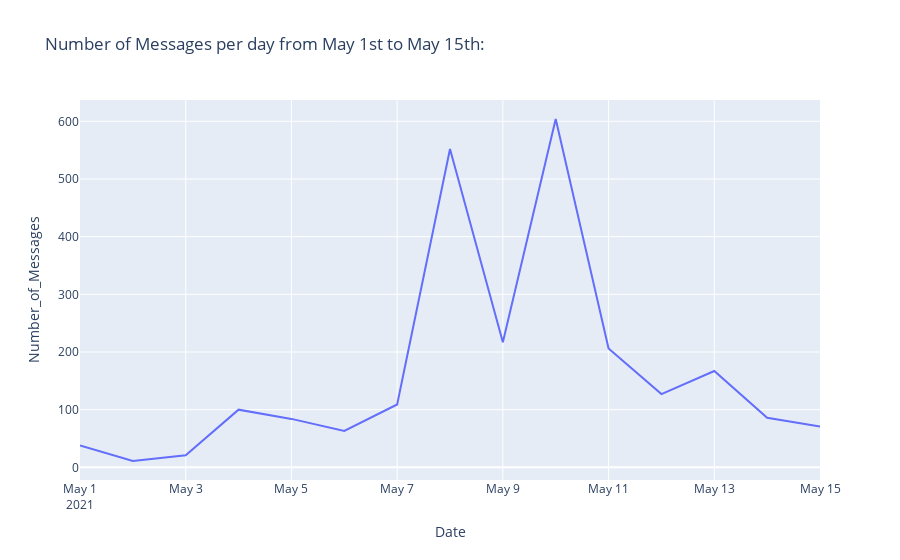

The cell this chart's notebook holds for it:
### Code cell
fig = px.line(df_counts, x=df_counts.Date, y=df_counts.Number_of_Messages, title='Number of Messages per day from May 1st to May 15th:')
fig.show()

### Figure 1 — Plotly figure (JSON) as saved in the notebook; plotly's stock layout.template omitted (floating-point values rounded to 4 significant figures)
{"data": [{"hovertemplate": "Date=%{x}<br>Number_of_Messages=%{y}<extra></extra>", "legendgroup": "", "line": {"color": "#636efa", "dash": "solid"}, "marker": {"symbol": "circle"}, "mode": "lines", "name": "", "orientation": "v", "showlegend": false, "type": "scatter", "x": ["2021-05-01", "2021-05-02", "2021-05-03", "2021-05-04", "2021-05-05", "2021-05-06", "2021-05-07", "2021-05-08", "2021-05-09", "2021-05-10", "2021-05-11", "2021-05-12", "2021-05-13", "2021-05-14", "2021-05-15"], "xaxis": "x", "y": [38, 11, 21, 100, 84, 63, 109, 552, 217, 604, 206, 127, 167, 86, 71], "yaxis": "y"}], "layout": {"legend": {"tracegroupgap": 0}, "title": {"text": "Number of Messages per day from May 1st to May 15th:"}, "xaxis": {"anchor": "y", "domain": [0, 1], "title": {"text": "Date"}}, "yaxis": {"anchor": "x", "domain": [0, 1], "title": {"text": "Number_of_Messages"}}}}
